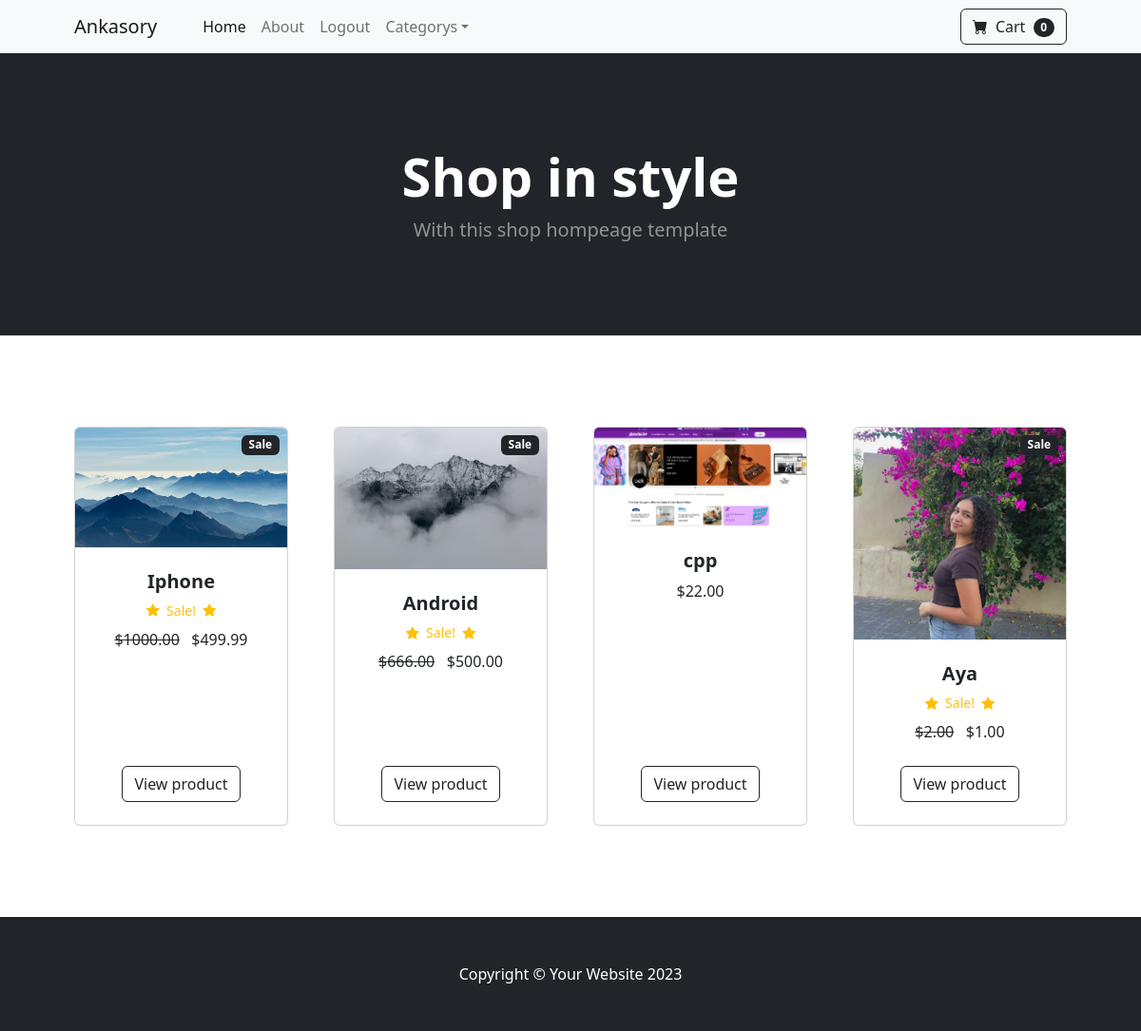
The app's page / (signed in) with its own data.
### Store/models.py (models this page shows, shortened)
class Product(models.Model):
    name=models.CharField(max_length=50)
    price=models.DecimalField(default=0,decimal_places=2,max_digits=6)
    description=models.CharField(max_length=200,default='',blank=True,null=True)
    category=models.ForeignKey(Category,on_delete=models.CASCADE,default=1)
    image=models.ImageField(upload_to='uploads/product/')
    is_sale=models.BooleanField(default=False)
    sale_price=models.DecimalField(default=0,decimal_places=2,max_digits=6)

### Store/views.py (the view)
# urls.py: 2. Add a URL to urlpatterns:  path('', views.home, name='home')
def home(request):
    products = Product.objects.all()
    return render(request, 'home.html',{'products':products})

### Cart/context_processors.py (called while the page is built)
def cart(request):
    return {'cart':Cart(request)}

### Store/templates/home.html
{% extends "base.html" %} {% block content %}
<header class="bg-dark py-5">
  <div class="container px-4 px-lg-5 my-5">
    <div class="text-center text-white">
      <h1 class="display-4 fw-bolder">Shop in style</h1>
      <p class="lead fw-normal text-white-50 mb-0">
        With this shop hompeage template
      </p>
    </div>
  </div>
</header>
<section class="py-5">
  <div class="container px-4 px-lg-5 mt-5">
    <div
      class="row gx-4 gx-lg-5 row-cols-2 row-cols-md-3 row-cols-xl-4 justify-content-center"
    >
      {%for product in products%} {%if product.is_sale%}
      <div class="col mb-5">
        <div class="card h-100">
          <div
            class="badge bg-dark text-white position-absolute"
            style="top: 0.5rem; right: 0.5rem"
          >
            Sale
          </div>
          <img class="card-img-top" src="{{product.image.url}}" alt="..." />
          <div class="card-body p-4">
            <div class="text-center">
              <h5 class="fw-bolder">{{product.name}}</h5>
              <div
                class="d-flex justify-content-center small text-warning mb-2"
              >
                <div class="bi-star-fill"></div>
                &nbsp;&nbsp;Sale!&nbsp;&nbsp;
                <div class="bi-star-fill"></div>
              </div>
              <strike>${{product.price}}</strike>
              &nbsp; ${{product.sale_price}}
            </div>
          </div>
          <div class="card-footer p-4 pt-0 border-top-0 bg-transparent">
            <div class="text-center">
              <a
                class="btn btn-outline-dark mt-auto"
                href="{% url 'product' product.id %}"
                >View product</a
              >
            </div>
          </div>
        </div>
      </div>
      {%else%}
      <div class="col mb-5">
        <div class="card h-100">
          <img class="card-img-top" src="{{product.image.url}}" alt="..." />
          <div class="card-body p-4">
            <div class="text-center">
              <h5 class="fw-bolder">{{product.name}}</h5>
              ${{product.price}}
            </div>
          </div>
          <div class="card-footer p-4 pt-0 border-top-0 bg-transparent">
            <div class="text-center">
              <a
                class="btn btn-outline-dark mt-auto"
                href="{% url 'product' product.id %}"
                >View product</a
              >
            </div>
          </div>
        </div>
      </div>
      {%endif%} {% endfor %}
    </div>
  </div>
</section>
{% endblock %}

### records on screen
Product: image (picture), name "Iphone", price "1000.00", sale_price "499.99"
Product: image (picture), name "Android", price "666.00", sale_price "500.00"
Product: image (picture), name "cpp", price "22.00"
Product: image (picture), name "Aya", price "2.00", sale_price "1.00"
